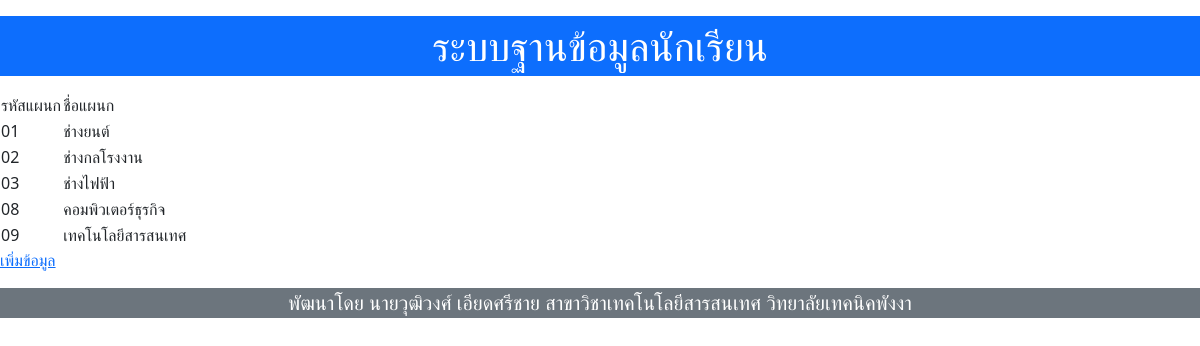
The page /frontend/showdep.php on the database as committed earlier.
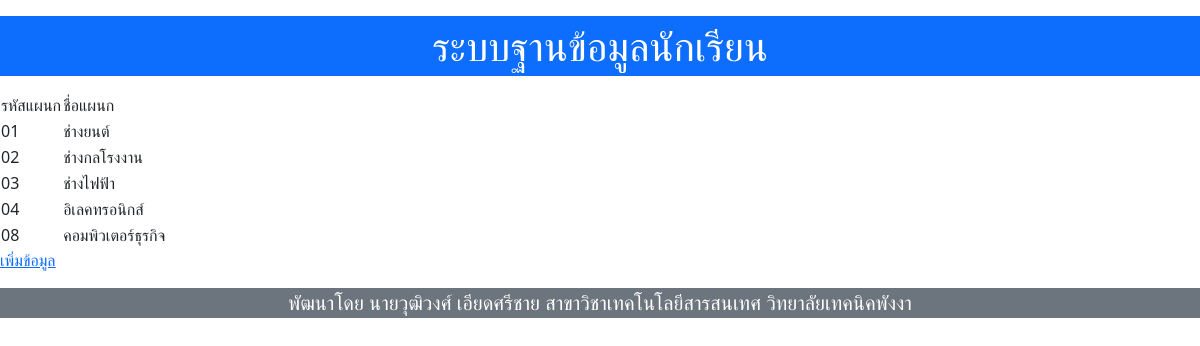
The same page on the database as committed later.
### tables this page shows
CREATE TABLE `dep` (
  `id_dep` varchar(5) NOT NULL,
  `name_dep` varchar(50) NOT NULL
);

### frontend/showdep.php (the view, shortened to what this page needs)
<!DOCTYPE html>
<html lang="en">
<head>
    <link rel="stylesheet" href="../bootstrap-5.2.3/css/bootstrap.min.css">
</head>
<body>
 <div><?php include('header.html') ?></div>
<?php
 include_once('db.php');
 $sql = "SELECT  * FROM  dep";
 $result = $conn->query($sql);
 echo "<table>";
 if ($result->num_rows > 0) {
     echo "<tr><td>รหัสแผนก</td><td>ชื่อแผนก</td></tr>";
     while($row = $result->fetch_assoc()) {
         echo "<tr>";
         echo "<td>" .$row['id_dep']. "</td>";
         echo "<td>" .$row['name_dep']. "</td>";
         echo "</tr>";
 }
 } else {
     echo "0 results";
 }
 echo "</table>";
?>
    <a href="adddep.html">เพิ่มข้อมูล</a>
     <div><?php include('footer.html') ?></div>
    </body>
</html>

Rows that differ between the two databases and show on the page:
removed dep: id_dep "09", name_dep "เทคโนโลยีสารสนเทศ"
added dep: id_dep "04", name_dep "อิเลคทรอนิกส์"
